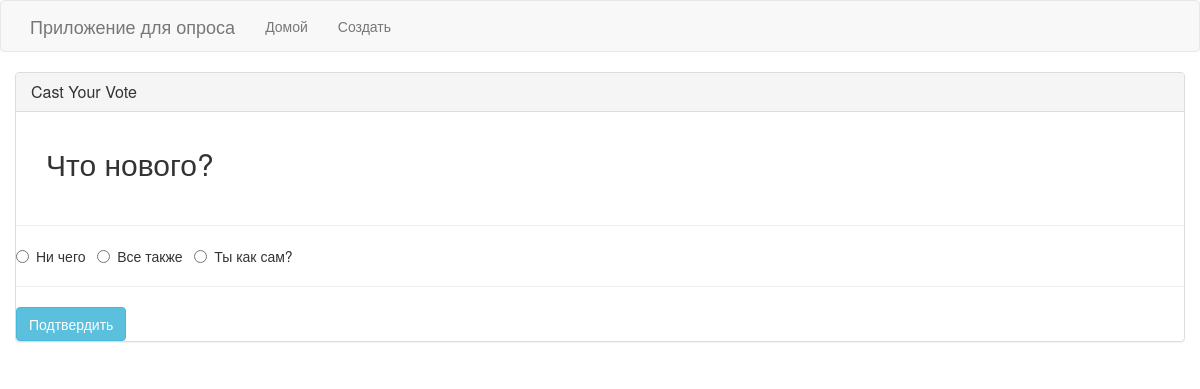
The app's page /vote/4 with its own data.
### poll/models.py (models this page shows, shortened)
class Poll(models.Model):
    question = models.TextField()
    date_published = models.DateTimeField(verbose_name = "Дата публикации", default = datetime.datetime.now())
    option_one = models.CharField(max_length=30)
    option_two = models.CharField(max_length=30)
    option_three = models.CharField(max_length=30)
    option_one_count= models.IntegerField(default=0)
    option_two_count= models.IntegerField(default=0)
    option_three_count= models.IntegerField(default=0)

### poll/views.py (the view, shortened to what this page needs)
# urls.py: path('vote/<poll_id>', poll_views.vote, name='vote'),
def vote(request, poll_id):
    poll = Poll.objects.get(pk=poll_id)
    context = {
        'poll' : poll
    }
    return render(request, 'poll/vote.html', context)

### poll/templates/poll/vote.html (shortened to what this page needs)
{% extends "poll/base.html" %}
{% block main %}
<div class="row">
    <div class="panel panel-default">
        <div class="panel-heading">
            <h3 class="panel-title">Cast Your Vote</h3>
        </div>
        <div class="panel-body">
            <div class="col-lg-12">
                <h2>{{ poll.question }}</h2>
            </div>
        </div>
        <div class="row">
            <div class="col-lg-12">
                <hr/>
                <form method="POST">
                    <div class="form-group">
                        <div class="radio">
                            <label>
                                <input type="radio" name="poll" value="option1" required>
                                {{ poll.option_one }}
                            </label> &nbsp;
                            <label>
                                <input type="radio" name="poll" value="option2" required>
                                {{ poll.option_two }}
                            </label> &nbsp;
                            <label>
                                <input type="radio" name="poll" value="option3" required>
                                {{ poll.option_three }}
                            </label> &nbsp;
                        </div>
                    </div>
                    <hr/>
                    <button type="submit" class="btn btn-info">
                        Подтвердить
                    </button>
                </form>
            </div>
        </div>
    </div>
</div>
{% endblock %}

### records on screen
Poll: question "Что нового?", option_one "Ни чего", option_two "Все также", option_three "Ты как сам?"
